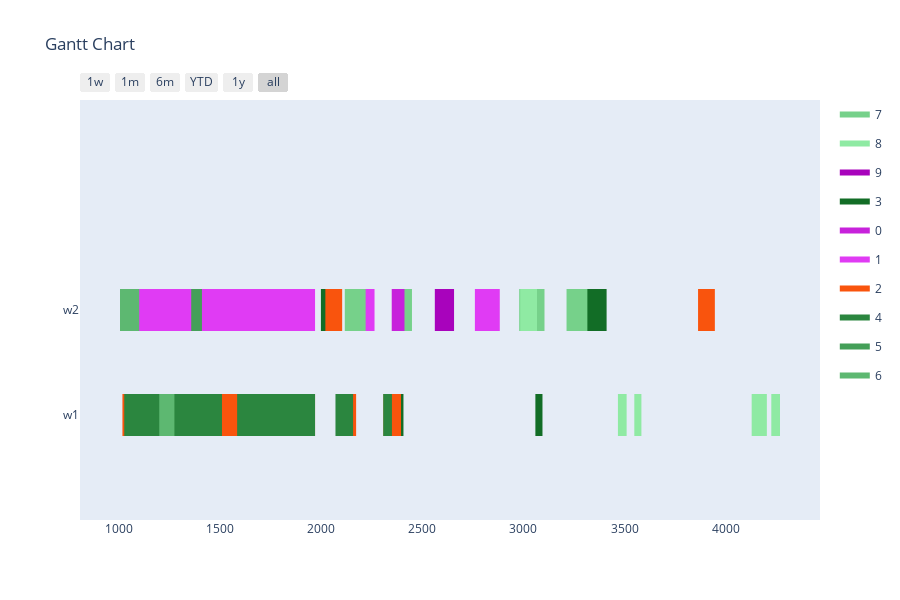

Notebook code for this chart:
### Markdown cell above
Config 4 - Randomized Mutation with "open" Planning Horizon

### Code cell
optimizer = BaseGA(env)
optimizer.configure('tardiness', 'twopointcrossover', 'roulettewheel', 'randomize')
last_time_slot = 0
for order in orders:
    if order[1] > last_time_slot:
        last_time_slot = order[1]
# all parameters after offspring_amount are optional (in this case -> verbose=True)
result, best_fitness_history, average_fitness_history, best_generation_history, feasible_gen = optimizer.optimize(orders, max_generations, earliest_time_slot, last_time_slot, population_size, offspring_amount, verbose=True)
workstation_assignments = reformat_result(result, orders, env)
visualize(workstation_assignments, best_fitness_history, average_fitness_history, best_generation_history, feasible_gen)

### Figure 1 — Plotly figure (JSON) as saved in the notebook; plotly's stock layout.template omitted (floating-point values rounded to 4 significant figures)
{"data": [{"fill": "toself", "fillcolor": "rgb(118, 209, 138)", "hoverinfo": "name", "legendgroup": "rgb(118, 209, 138)", "mode": "none", "name": "7", "type": "scatter", "x": [2979, 3104, 3104, 2979, 2979, 2391, 2449, 2449, 2391, 2391, 2777, 2838, 2838, 2777, 2777, 3213, 3256, 3256, 3213, 3213, 321, 364, 364, 321, 321, 3218, 3358, 3358, 3218, 3218, 2117, 2252, 2252, 2117], "y": [0.8, 0.8, 1.2, 1.2, null, 0.8, 0.8, 1.2, 1.2, null, 0.8, 0.8, 1.2, 1.2, null, 0.8, 0.8, 1.2, 1.2, null, 0.8, 0.8, 1.2, 1.2, null, 0.8, 0.8, 1.2, 1.2, null, 0.8, 0.8, 1.2, 1.2]}, {"fill": "toself", "fillcolor": "rgb(143, 234, 163)", "hoverinfo": "name", "legendgroup": "rgb(143, 234, 163)", "mode": "none", "name": "8", "type": "scatter", "x": [2984, 3067, 3067, 2984, 2984, 3467, 3510, 3510, 3467, 3467, 4128, 4203, 4203, 4128, 4128, 3548, 3583, 3583, 3548, 3548, 752, 827, 827, 752, 752, 4225, 4268, 4268, 4225], "y": [0.8, 0.8, 1.2, 1.2, null, -0.2, -0.2, 0.2, 0.2, null, -0.2, -0.2, 0.2, 0.2, null, -0.2, -0.2, 0.2, 0.2, null, -0.2, -0.2, 0.2, 0.2, null, -0.2, -0.2, 0.2, 0.2]}, {"fill": "toself", "fillcolor": "rgb(168, 3, 188)", "hoverinfo": "name", "legendgroup": "rgb(168, 3, 188)", "mode": "none", "name": "9", "type": "scatter", "x": [2562, 2657, 2657, 2562, 2562, 653, 748, 748, 653, 653, 1253, 1328, 1328, 1253, 1253, 2121, 2164, 2164, 2121, 2121, 1927, 1962, 1962, 1927, 1927, 1228, 1315, 1315, 1228], "y": [0.8, 0.8, 1.2, 1.2, null, 0.8, 0.8, 1.2, 1.2, null, -0.2, -0.2, 0.2, 0.2, null, -0.2, -0.2, 0.2, 0.2, null, -0.2, -0.2, 0.2, 0.2, null, -0.2, -0.2, 0.2, 0.2]}, {"fill": "toself", "fillcolor": "rgb(18, 109, 38)", "hoverinfo": "name", "legendgroup": "rgb(18, 109, 38)", "mode": "none", "name": "3", "type": "scatter", "x": [3316, 3411, 3411, 3316, 3316, 1238, 1333, 1333, 1238, 1238, 1999, 2082, 2082, 1999, 1999, 1269, 1356, 1356, 1269, 1269, 2372, 2407, 2407, 2372, 2372, 3059, 3094, 3094, 3059], "y": [0.8, 0.8, 1.2, 1.2, null, 0.8, 0.8, 1.2, 1.2, null, 0.8, 0.8, 1.2, 1.2, null, -0.2, -0.2, 0.2, 0.2, null, -0.2, -0.2, 0.2, 0.2, null, -0.2, -0.2, 0.2, 0.2]}, {"fill": "toself", "fillcolor": "rgb(199, 34, 219)", "hoverinfo": "name", "legendgroup": "rgb(199, 34, 219)", "mode": "none", "name": "0", "type": "scatter", "x": [2349, 2412, 2412, 2349, 2349, 1079, 1132, 1132, 1079, 1079, 901, 964, 964, 901, 901, 1289, 1333, 1333, 1289], "y": [0.8, 0.8, 1.2, 1.2, null, 0.8, 0.8, 1.2, 1.2, null, 0.8, 0.8, 1.2, 1.2, null, 0.8, 0.8, 1.2, 1.2]}, {"fill": "toself", "fillcolor": "rgb(224, 59, 244)", "hoverinfo": "name", "legendgroup": "rgb(224, 59, 244)", "mode": "none", "name": "1", "type": "scatter", "x": [2220, 2264, 2264, 2220, 2220, 967, 1020, 1020, 967, 967, 2760, 2833, 2833, 2760, 2760, 2830, 2883, 2883, 2830], "y": [0.8, 0.8, 1.2, 1.2, null, 0.8, 0.8, 1.2, 1.2, null, 0.8, 0.8, 1.2, 1.2, null, 0.8, 0.8, 1.2, 1.2]}, {"fill": "toself", "fillcolor": "rgb(249, 84, 13)", "hoverinfo": "name", "legendgroup": "rgb(249, 84, 13)", "mode": "none", "name": "2", "type": "scatter", "x": [3863, 3946, 3946, 3863, 3863, 2021, 2104, 2104, 2021, 2021, 2308, 2395, 2395, 2308, 2308, 2130, 2173, 2173, 2130, 2130, 1336, 1423, 1423, 1336, 1336, 983, 1018, 1018, 983], "y": [0.8, 0.8, 1.2, 1.2, null, 0.8, 0.8, 1.2, 1.2, null, -0.2, -0.2, 0.2, 0.2, null, -0.2, -0.2, 0.2, 0.2, null, -0.2, -0.2, 0.2, 0.2, null, -0.2, -0.2, 0.2, 0.2]}, {"fill": "toself", "fillcolor": "rgb(43, 134, 63)", "hoverinfo": "name", "legendgroup": "rgb(43, 134, 63)", "mode": "none", "name": "4", "type": "scatter", "x": [337, 420, 420, 337, 337, 1510, 1585, 1585, 1510, 1510, 992, 1027, 1027, 992, 992, 507, 582, 582, 507, 507, 2071, 2158, 2158, 2071, 2071, 2307, 2350, 2350, 2307], "y": [0.8, 0.8, 1.2, 1.2, null, -0.2, -0.2, 0.2, 0.2, null, -0.2, -0.2, 0.2, 0.2, null, -0.2, -0.2, 0.2, 0.2, null, -0.2, -0.2, 0.2, 0.2, null, -0.2, -0.2, 0.2, 0.2]}, {"fill": "toself", "fillcolor": "rgb(68, 159, 88)", "hoverinfo": "name", "legendgroup": "rgb(68, 159, 88)", "mode": "none", "name": "5", "type": "scatter", "x": [1358, 1411, 1411, 1358, 1358, 446, 490, 490, 446, 446, 312, 375, 375, 312, 312, 540, 584, 584, 540], "y": [0.8, 0.8, 1.2, 1.2, null, 0.8, 0.8, 1.2, 1.2, null, 0.8, 0.8, 1.2, 1.2, null, 0.8, 0.8, 1.2, 1.2]}, {"fill": "toself", "fillcolor": "rgb(93, 184, 113)", "hoverinfo": "name", "legendgroup": "rgb(93, 184, 113)", "mode": "none", "name": "6", "type": "scatter", "x": [1006, 1101, 1101, 1006, 1006, 432, 527, 527, 432, 432, 1200, 1275, 1275, 1200, 1200, 551, 626, 626, 551, 551, 344, 431, 431, 344, 344, 409, 484, 484, 409], "y": [0.8, 0.8, 1.2, 1.2, null, 0.8, 0.8, 1.2, 1.2, null, -0.2, -0.2, 0.2, 0.2, null, -0.2, -0.2, 0.2, 0.2, null, -0.2, -0.2, 0.2, 0.2, null, -0.2, -0.2, 0.2, 0.2]}, {"legendgroup": "rgb(118, 209, 138)", "marker": {"color": "rgb(118, 209, 138)", "opacity": 0, "size": 1}, "mode": "markers", "name": "", "showlegend": false, "text": [null, null, null, null, null, null, null, null, null, null, null, null, null, null], "type": "scatter", "x": [2979, 3104, 2391, 2449, 2777, 2838, 3213, 3256, 321, 364, 3218, 3358, 2117, 2252], "y": [1, 1, 1, 1, 1, 1, 1, 1, 1, 1, 1, 1, 1, 1]}, {"legendgroup": "rgb(143, 234, 163)", "marker": {"color": "rgb(143, 234, 163)", "opacity": 0, "size": 1}, "mode": "markers", "name": "", "showlegend": false, "text": [null, null, null, null, null, null, null, null, null, null, null, null], "type": "scatter", "x": [2984, 3067, 3467, 3510, 4128, 4203, 3548, 3583, 752, 827, 4225, 4268], "y": [1, 1, 0, 0, 0, 0, 0, 0, 0, 0, 0, 0]}, {"legendgroup": "rgb(168, 3, 188)", "marker": {"color": "rgb(168, 3, 188)", "opacity": 0, "size": 1}, "mode": "markers", "name": "", "showlegend": false, "text": [null, null, null, null, null, null, null, null, null, null, null, null], "type": "scatter", "x": [2562, 2657, 653, 748, 1253, 1328, 2121, 2164, 1927, 1962, 1228, 1315], "y": [1, 1, 1, 1, 0, 0, 0, 0, 0, 0, 0, 0]}, {"legendgroup": "rgb(18, 109, 38)", "marker": {"color": "rgb(18, 109, 38)", "opacity": 0, "size": 1}, "mode": "markers", "name": "", "showlegend": false, "text": [null, null, null, null, null, null, null, null, null, null, null, null], "type": "scatter", "x": [3316, 3411, 1238, 1333, 1999, 2082, 1269, 1356, 2372, 2407, 3059, 3094], "y": [1, 1, 1, 1, 1, 1, 0, 0, 0, 0, 0, 0]}, {"legendgroup": "rgb(199, 34, 219)", "marker": {"color": "rgb(199, 34, 219)", "opacity": 0, "size": 1}, "mode": "markers", "name": "", "showlegend": false, "text": [null, null, null, null, null, null, null, null], "type": "scatter", "x": [2349, 2412, 1079, 1132, 901, 964, 1289, 1333], "y": [1, 1, 1, 1, 1, 1, 1, 1]}, {"legendgroup": "rgb(224, 59, 244)", "marker": {"color": "rgb(224, 59, 244)", "opacity": 0, "size": 1}, "mode": "markers", "name": "", "showlegend": false, "text": [null, null, null, null, null, null, null, null], "type": "scatter", "x": [2220, 2264, 967, 1020, 2760, 2833, 2830, 2883], "y": [1, 1, 1, 1, 1, 1, 1, 1]}, {"legendgroup": "rgb(249, 84, 13)", "marker": {"color": "rgb(249, 84, 13)", "opacity": 0, "size": 1}, "mode": "markers", "name": "", "showlegend": false, "text": [null, null, null, null, null, null, null, null, null, null, null, null], "type": "scatter", "x": [3863, 3946, 2021, 2104, 2308, 2395, 2130, 2173, 1336, 1423, 983, 1018], "y": [1, 1, 1, 1, 0, 0, 0, 0, 0, 0, 0, 0]}, {"legendgroup": "rgb(43, 134, 63)", "marker": {"color": "rgb(43, 134, 63)", "opacity": 0, "size": 1}, "mode": "markers", "name": "", "showlegend": false, "text": [null, null, null, null, null, null, null, null, null, null, null, null], "type": "scatter", "x": [337, 420, 1510, 1585, 992, 1027, 507, 582, 2071, 2158, 2307, 2350], "y": [1, 1, 0, 0, 0, 0, 0, 0, 0, 0, 0, 0]}, {"legendgroup": "rgb(68, 159, 88)", "marker": {"color": "rgb(68, 159, 88)", "opacity": 0, "size": 1}, "mode": "markers", "name": "", "showlegend": false, "text": [null, null, null, null, null, null, null, null], "type": "scatter", "x": [1358, 1411, 446, 490, 312, 375, 540, 584], "y": [1, 1, 1, 1, 1, 1, 1, 1]}, {"legendgroup": "rgb(93, 184, 113)", "marker": {"color": "rgb(93, 184, 113)", "opacity": 0, "size": 1}, "mode": "markers", "name": "", "showlegend": false, "text": [null, null, null, null, null, null, null, null, null, null, null, null], "type": "scatter", "x": [1006, 1101, 432, 527, 1200, 1275, 551, 626, 344, 431, 409, 484], "y": [1, 1, 1, 1, 0, 0, 0, 0, 0, 0, 0, 0]}], "layout": {"height": 600, "hovermode": "closest", "showlegend": true, "title": {"text": "Gantt Chart"}, "xaxis": {"rangeselector": {"buttons": [{"count": 7, "label": "1w", "step": "day", "stepmode": "backward"}, {"count": 1, "label": "1m", "step": "month", "stepmode": "backward"}, {"count": 6, "label": "6m", "step": "month", "stepmode": "backward"}, {"count": 1, "label": "YTD", "step": "year", "stepmode": "todate"}, {"count": 1, "label": "1y", "step": "year", "stepmode": "backward"}, {"step": "all"}]}, "showgrid": false, "type": "date", "zeroline": false}, "yaxis": {"autorange": false, "range": [-1, 3], "showgrid": false, "ticktext": ["w1", "w2"], "tickvals": [0, 1], "zeroline": false}}}
